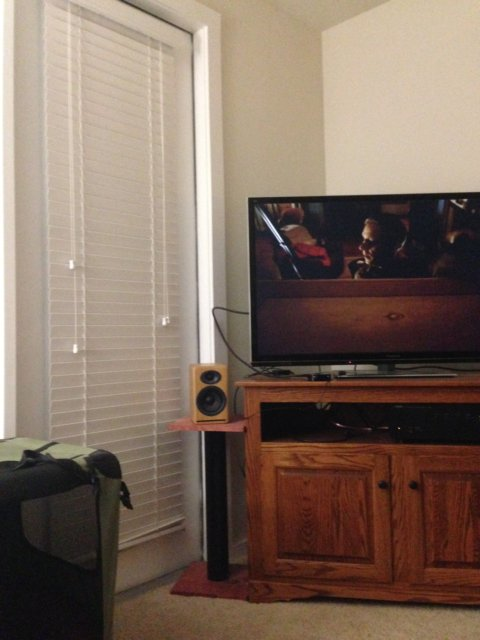
#> input picture images/salon_tele/1.jpg, 480 x 640 px, given in place of stitched_temp_1.jpg, which was not available
$ python sift_stitching.py
#> lines starting #> are read from the running program, lines starting #| are printed output that depends on the picture; pictures that were not available may be replaced by others from this repository, and a replacement may not be noted
### src/utile.py
import cv2
import matplotlib.pyplot as plt
import numpy as np

# ==============================================
# MODE
# ==============================================

SIFT = 0
ORB = 1

# ==============================================
# Chargement et traitement des images
# ==============================================

def read_image(path):
    """
    Charge une image en couleur et en niveaux de gris.

    :param path: Chemin de l'image.
    :return: Tuple (image en gris, image originale, image en RGB).
    """
#> called with path = 'stitched_temp_1.jpg'
    img = cv2.imread(path)
#> img is the input picture: shape (640, 480, 3); mean B, G, R 95.3, 108.5, 127.8
    img_gray = cv2.cvtColor(img, cv2.COLOR_RGB2GRAY)
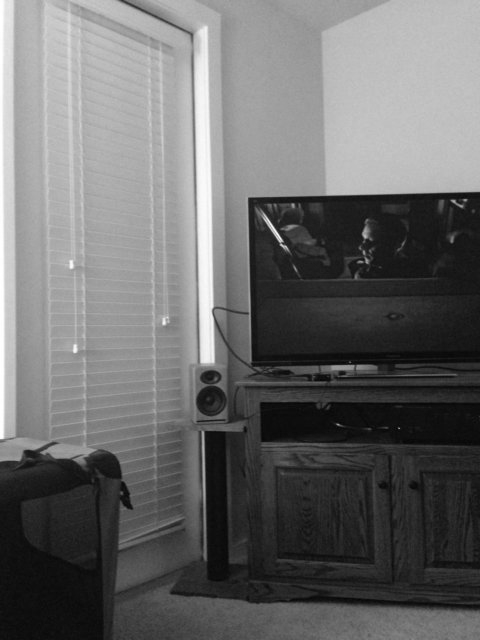
#> img_gray: shape (640, 480); min 1, max 255, mean 106.7
    img_rgb = cv2.cvtColor(img, cv2.COLOR_BGR2RGB)
#> call 2 of read_image, with path = '../images/salon_tele/3.jpg'
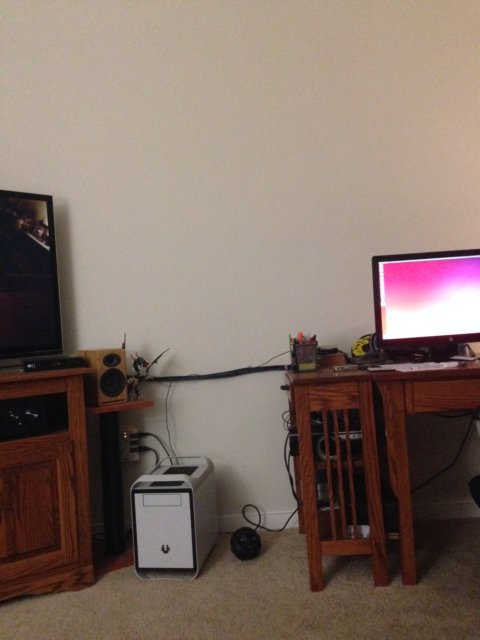
#> input picture images/salon_tele/3.jpg, 480 x 640 px
#> in read_image, img is the input picture: shape (640, 480, 3); mean B, G, R 102.6, 111.9, 129.7
#> in read_image (call 2), `img_gray = cv2.cvtColor(img, cv2.COLOR_RGB2GRAY)`:
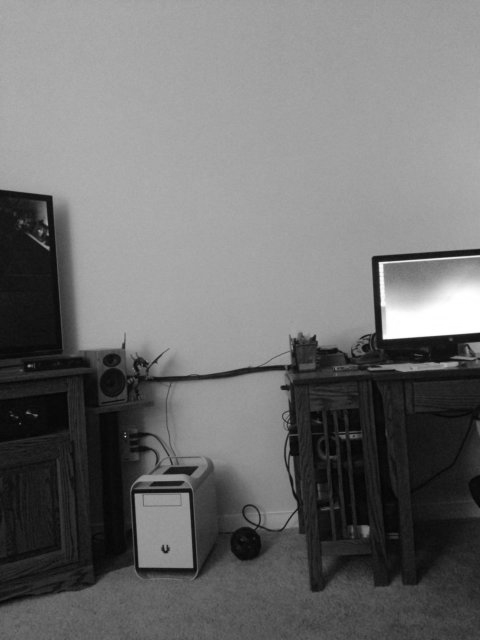
#> img_gray: shape (640, 480); min 3, max 255, mean 111.2
    return img_gray, img, img_rgb

# ==============================================
# Correspondance des points clés
# ==============================================

def match_features(kp1, des1, kp2, des2, mode = 0,  threshold=0.5,):
    """
    Trouve les correspondances entre deux ensembles de points clés avec ORB.

    :param kp1: Points clés de l'image 1.
    :param des1: Descripteurs de l'image 1.
    :param kp2: Points clés de l'image 2.
    :param des2: Descripteurs de l'image 2.
    :return: Liste des points correspondants.
    """
    matches_array = np.array([])

    match mode:
        case 0:

            bf = cv2.BFMatcher()
            matches = bf.knnMatch(des1, des2, k=2)
            good = [m for m, n in matches if m.distance < threshold * n.distance]
            matches_array = np.array([list(kp1[m.queryIdx].pt) + list(kp2[m.trainIdx].pt) for m in good])

        case 1:
            bf = cv2.BFMatcher(cv2.NORM_HAMMING, crossCheck=True)  # Utilisation de NORM_HAMMING pour ORB
            matches = bf.match(des1, des2)  # Trouver les correspondances
            matches = sorted(matches, key=lambda x: x.distance)  # Trier par distance
            matches_array = np.array([list(kp1[m.queryIdx].pt) + list(kp2[m.trainIdx].pt) for m in matches])

        case _:
            print("erreur")

    return matches_array

# ==============================================
# Affichage des correspondances
# ==============================================

# [131 lines left out: functions plot_matches, warp_and_stitch, resize_to_match_height, plot_all, not called in this run]

### src/sift_stitching.py
import cv2
import matplotlib.pyplot as plt
import numpy as np
import random

from utile import *

MODE = SIFT #0

# ==============================================
# Détection et correspondance des points clés avec SIFT
# ==============================================

def detect_sift(img):
    """
    Détecte les points clés et descripteurs avec SIFT.

    :param img: Image en niveaux de gris.
    :return: Liste des points clés et des descripteurs.
    """
    sift = cv2.SIFT_create()
    kp, des = sift.detectAndCompute(img, None)
#> kp = 410 keypoints; strongest (x, y, size): (279, 239, 3.8), (454, 201, 2.6), (285, 247, 3.3), (465, 200, 2.1)
    return kp, des


# ==============================================
# Calcul de la matrice d'homographie avec RANSAC
# ==============================================

def compute_homography(pairs):
    """
    Calcule la matrice d'homographie à partir des paires de points.

    :param pairs: Liste des points correspondants.
    :return: Matrice d'homographie normalisée.
    """
    A = []
    for x1, y1, x2, y2 in pairs:
        A.append([-x1, -y1, -1, 0, 0, 0, x2*x1, x2*y1, x2])
        A.append([0, 0, 0, -x1, -y1, -1, y2*x1, y2*y1, y2])

    A = np.array(A)
    _, _, V = np.linalg.svd(A)
    H = V[-1].reshape(3, 3)
    return H / H[2, 2]

def random_point(matches, k=4):
    """
    Sélectionne aléatoirement k points parmi les correspondances.

    :param matches: Liste des correspondances.
    :param k: Nombre de points à sélectionner.
    :return: Tableau des points sélectionnés.
    """
    idx = random.sample(range(len(matches)), k)
    point = [matches[i] for i in idx ]
    return np.array(point)


def get_error(points, H):
    """
    Calcule l'erreur de transformation pour chaque point.

    :param points: Correspondances de points.
    :param H: Matrice d'homographie.
    :return: Erreur pour chaque point.
    """

    num_points = len(points)
    all_p1 = np.concatenate((points[:, 0:2], np.ones((num_points, 1))), axis=1)
    all_p2 = points[:, 2:4]
    estimate_p2 = np.zeros((num_points, 2))
    for i in range(num_points):
        temp = np.dot(H, all_p1[i])
        estimate_p2[i] = (temp/temp[2])[0:2] # Normalisation
    errors = np.linalg.norm(all_p2 - estimate_p2 , axis=1) ** 2 # Calcul de l'erreur

    return errors

def ransac(matches, threshold, iters):
    """
    Applique l'algorithme RANSAC pour estimer l'homographie.

    :param matches: Correspondances de points.
    :param threshold: Seuil d'erreur pour définir un inlier.
    :param iters: Nombre d'itérations.
    :return: Liste des inliers et matrice d'homographie optimale.
    """

    num_best_inliers = 0

    for i in range(iters):
        points = random_point(matches)
        H = compute_homography(points)

        #  avoid dividing by zero
        if np.linalg.matrix_rank(H) < 3:
            continue

        errors = get_error(matches, H)
        idx = np.where(errors < threshold)[0]
        inliers = matches[idx]

        num_inliers = len(inliers)
        if num_inliers > num_best_inliers:
            best_inliers = inliers.copy()
            num_best_inliers = num_inliers
            best_H = H.copy()

    print("inliers/matches: {}/{}".format(num_best_inliers, len(matches)))
    return best_inliers, best_H


# ==============================================
# Main SIFT Stitching
# ==============================================

def sift_stitching(path1, path2, plot = False):
    left_gray, left_origin, left_rgb = read_image(path1)
    right_gray, right_origin, right_rgb = read_image(path2)

    kp_left, des_left = detect_sift(left_gray)
#> kp_left has the same summary as kp in detect_sift
    kp_right, des_right = detect_sift(right_gray)
#> in detect_sift (call 2), `kp, des = sift.detectAndCompute(img, None)`: kp = 345 keypoints; strongest (x, y, size): (381, 264, 4), (389, 334, 8.7), (403, 321, 26.6), (376, 260, 6.3)
#> kp_right has the same summary as kp in detect_sift

    matches = match_features(kp_left, des_left, kp_right, des_right, mode = MODE)
#> matches = [[204.1, 385.2, 106.4, 367.9]]

    H = compute_homography(matches)
#> the loop in compute_homography, `for x1, y1, x2, y2 in pairs:` made 1 pass
#> after the loop in compute_homography, `for x1, y1, x2, y2 in pairs:`: A = [[-204.1, -385.2, -1, 0, 0, 0, 21726.9, 40999.3, 106.4], [0, 0, 0, -204.1, -385.2, -1, 75103, 141721.3, 367.9]]
#> in compute_homography, `H = V[-1].reshape(3, 3)`: H = [[0.00204, -0.00103, -1.2e-06], [7.39e-05, 0.000139, 3.62e-07], [-0.00107, -0.00203, 1]]
    inliers, H = ransac(matches, 0.5, 2000)
#> after the loop in ransac, `for i in range(iters):`: num_best_inliers = 0

    print("Left Image Shape:", left_rgb.shape)
    print("Right Image Shape:", right_rgb.shape)

    stitched_img = warp_and_stitch(left_rgb, right_rgb, H)

    if plot :
        plot_all(left_rgb, right_rgb, inliers, stitched_img)


    print("stitched_img Image Shape:", stitched_img.shape)


    return stitched_img


if __name__ == "__main__":
    # sift_stitching('../images/1.jpg','../images/2.jpg', plot = True)
#> (the run stopped early here; a loop or call above may not have finished)
